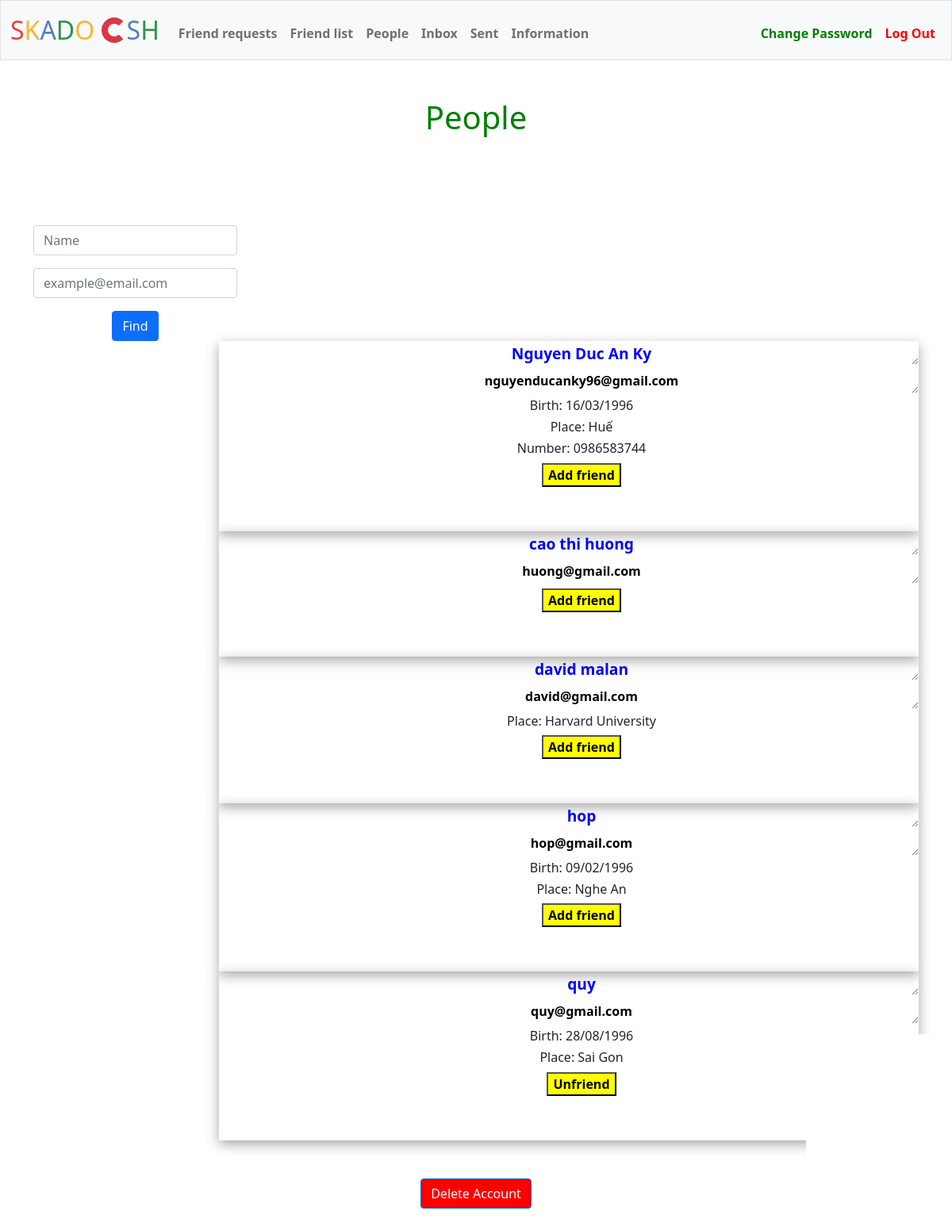
The page /find (signed in) on the database its author committed.
### tables this page shows
CREATE TABLE informations (
id INTEGER PRIMARY KEY AUTOINCREMENT NOT NULL,
user_id INTEGER NOT NULL,
name TEXT NOT NULL,
birth TEXT,
place TEXT,
number TEXT,
email TEXT NOT NULL UNIQUE);

### app.py (the view, shortened to what this page needs)
@app.route("/find", methods = ["GET", "POST"])
@login_required
@information_required
def find():
    user_id = session['user_id']
    if request.method == "GET":
        rows = db.execute("SELECT * FROM informations WHERE NOT user_id = ? ORDER BY name", user_id)
        people = []
        for row in rows:
            person = {}
            person['name'] = row['name']
            person['email'] = row['email']
            person['birth'] = row['birth']
            person['place'] = row['place']
            person['number'] = row['number']
            person_id = db.execute("SELECT user_id FROM informations WHERE email = ?", person['email'])[0]['user_id']
            row = db.execute("SELECT * FROM friends WHERE host_id = ? AND friend_id = ? OR host_id = ? AND friend_id = ?", user_id, person_id, person_id, user_id)
            if len(row) == 0:
                person['operation'] = 'Add friend'
            else:
                if row[0]['status'] == 'unconfirmed':
                    if user_id == row[0]['friend_id']:
                        person['reject'] = 'Reject'
                        person['operation'] = 'Accept'
                    if user_id == row[0]['host_id']:
                        person['operation'] = 'Cancel request'
                elif row[0]['status'] == 'confirmed':
                    person['operation'] = 'Unfriend'
            people.append(person)
        return render_template("find.html", people=people)

### app.py (called while the page is built)
@app.after_request
def after_request(response):
    response.headers["Cache-Control"] = "no-cache, no-store, must-revalidate"
    response.headers["Expires"] = 0
    response.headers["Pragma"] = "no-cache"
    return response

### helpers.py (called while the page is built)
def login_required(f):
    @wraps(f)
    def decorated_function(*args, **kwargs):
        if session.get("user_id") is None:
            return redirect("/login")
        return f(*args, **kwargs)
    return decorated_function

def information_required(f):
    @wraps(f)
    def decorated_function(*args, **kwargs):
        user_id = session.get("user_id")
        rows = db.execute("SELECT * FROM informations WHERE user_id = ?", user_id)
        if len(rows) == 0:
            message = 'You must provide you informations first!'
            return render_template("information.html", requirement=message)
        return f(*args, **kwargs)
    return decorated_function

### templates/find.html (shortened to what this page needs)
{% extends "layout.html" %}
{% block find %}<h1>People</h1>{% endblock %}
{% block main %}
<div id="parent">
    <div id="find">
        <form action="/find" method="post">
            <div class="mb-3">
                <input autofocus class="form-control mx-auto w-auto" id="name" name="name" placeholder="Name" type="text">
            </div>
            <div class="mb-3">
                <input class="form-control mx-auto w-auto" id="email" name="email" placeholder="example@email.com" type="text">
            </div>
            <button class="btn btn-primary" type="submit">Find</button>
        </form>
    </div>
    {% for person in people %}
    <div id="result">
        <div>
            <form action="/add" method="post">
                <ul>
                    <li><textarea id="person" name="name" readonly>{{ person["name"] }}</textarea></li>
                    <li><textarea id="person-email" name="email" readonly>{{ person["email"] }}</textarea></li>
                    {% if person["birth"] %}
                    <li><h6>Birth: {{ person["birth"] }}</h6></li>
                    {% endif %}
                    {% if person["place"] %}
                    <li><h6>Place: {{ person["place"] }}</h6></li>
                    {% endif %}
                    {% if person["number"] %}
                    <li><h6>Number: {{ person["number"] }}</h6></li>
                    {% endif %}
                    <button type="submit">{{ person["operation"] }}</button>
                </ul>
                <br>
            </form>
        </div>
    </div>
    {% endfor %}
</div>
{% endblock %}

### templates/layout.html (shortened to what this page needs)
<!DOCTYPE html>
<html lang="en">
    <head>
        <link href="https://cdn.jsdelivr.net/npm/bootstrap@5.1.3/dist/css/bootstrap.min.css" rel="stylesheet">
        <link href="/static/styles.css" rel="stylesheet">
    </head>
    <body>
        <nav class="bg-light border navbar navbar-expand-md navbar-light">
            <div class="container-fluid">
              <a class="navbar-brand mt-2 mt-lg-0" href="/"><span class="red">S</span><span class="yellow">K</span><span class="blue">A</span><span class="green">D</span><span class="yellow">O</span>
                  <div class="spinner-border text-danger" role="status">
                  </div><span class="blue">S</span><span class="green">H</span></a>
                <div class="collapse navbar-collapse" id="navbar">
                    {% if session["user_id"] %}
                        <ul class="navbar-nav me-auto mt-2">
                            <li class="nav-item"><a class="nav-link" href="/requests">Friend requests</a></li>
                            <li class="nav-item"><a class="nav-link" href="/list">Friend list</a></li>
                            <li class="nav-item"><a class="nav-link" href="/find">People</a></li>
                            <li class="nav-item"><a class="nav-link" href="/inbox">Inbox</a></li>
                            <li class="nav-item"><a class="nav-link" href="/sending">Sent</a></li>
                            <li class="nav-item"><a class="nav-link" href="/change_information">Information</a></li>
                        </ul>
                        <ul class="navbar-nav ms-auto mt-2">
                            <li class="nav-item"><a class="nav-link" href="/change_password" style="color: green;">Change Password</a></li>
                            <li class="nav-item"><a class="nav-link" href="/logout" style="color: red;">Log Out</a></li>
                        </ul>
                    {% else %}
                        <ul class="navbar-nav ms-auto mt-2">
                            <li class="nav-item"><a class="nav-link" href="/register" style="color: blue;">Register</a></li>
                            <li class="nav-item"><a class="nav-link" href="/login" style="color: blue;">Log In</a></li>
                        </ul>
                    {% endif %}
                </div>
            </div>
        </nav>
        <div class="container-fluid py-5" id="main">
            {% block find %}{% endblock %}
        </div>
        <main class="container-fluid py-5 text-center">
            {% block main %}{% endblock %}
        </main>
    </body>
    <footer>
        <main class="container-fluid py-5 text-center">
            <form action="/" method="post">
                <button id="deleteAccount" class="btn btn-primary" type="submit">Delete Account</button>
            </form>
        </main>
    </footer>
</html>

### static/styles.css (style rules this page uses)
nav .navbar-brand { font-size: xx-large; }
nav .navbar-brand .blue { color: #537fbe; }
nav .navbar-brand .red { color: #ea433b; }
nav .navbar-brand .yellow { color: #f5b82e; }
nav .navbar-brand .green { color: #2e944b; }
.nav-item { font-weight: bold; }
#deleteAccount { background-color:red; }
footer { clear: both; }

### templates/find.html (style rules this page uses)
h1 { text-align: center; color: green; }
#person { color: blue; }
#find { float: left; padding-left: 30px;; }
#result { float: right; width: 75%; margin-right: 30px; box-shadow: rgba(0, 0, 0, 0.35) 0px 5px 15px; }
ul li { list-style-type: none; }
ul li textarea { text-align: center; width: 100%; height: 30px; background: none; border: none; min-height: 30px; }
#person { font-size: larger; font-weight: bold; }
#person-email { font-weight: bold; }
button { font-weight: bold; background-color: yellow; }

### rows shown on the page
informations: name "Nguyen Duc An Ky", email "nguyenducanky96@gmail.com", birth "16/03/1996", place "Huế", number "0986583744", operation "Add friend"
informations: name "cao thi huong", email "huong@gmail.com", operation "Add friend"
informations: name "david malan", email "david@gmail.com", place "Harvard University", operation "Add friend"
informations: name "hop", email "hop@gmail.com", birth "09/02/1996", place "Nghe An", operation "Add friend"
informations: name "quy", email "quy@gmail.com", birth "28/08/1996", place "Sai Gon", operation "Unfriend"
